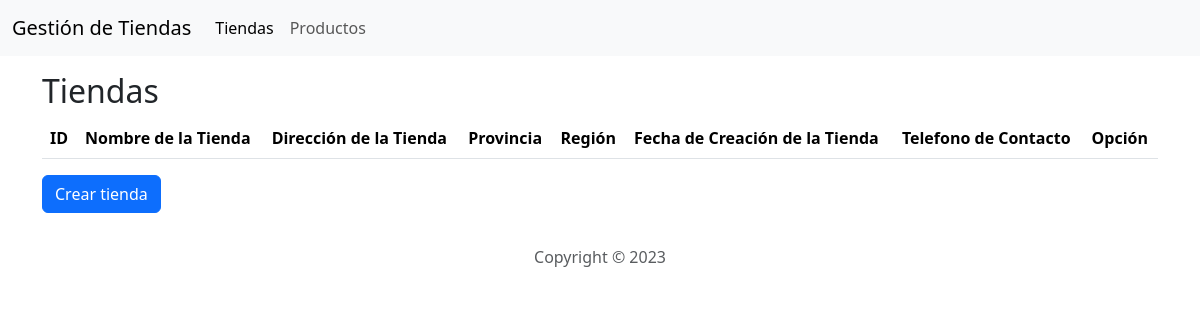
Before: /gestionTienda/ with the older database file.
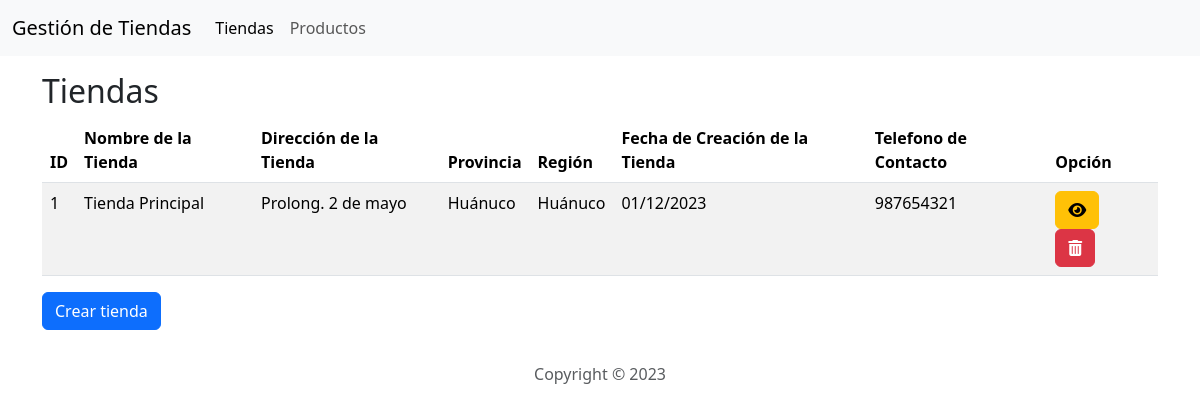
After: the same page with the newer database file.
### gestionTienda/models.py (models this page shows)
class tiendaInfo(models.Model):
    nombreTienda = models.CharField(max_length=32, blank=True, null=True)
    direccionTienda = models.CharField(max_length=32, blank=True, null=True)
    provinciaTienda = models.CharField(max_length=32, blank=True, null=True)
    regionTienda = models.CharField(max_length=32, blank=True, null=True)
    fechaCreacionTienda = models.CharField(max_length=32, blank=True, null=True)
    telefonoContactoTienda = models.CharField(max_length=32, blank=True, null=True)

### gestionTienda/views.py (the view)
# urls.py: path("", views.tiendas, name='tiendas'),
def tiendas(request):
    return render(request,'tiendas.html',{
        'lista_tiendas':tiendaInfo.objects.all()
    })

### gestionTienda/templates/tiendas.html (shortened to what this page needs)
<!DOCTYPE html>
<html lang="en">
<head>
  <link href="https://cdn.jsdelivr.net/npm/bootstrap@5.3.2/dist/css/bootstrap.min.css" rel="stylesheet">
  <link rel="stylesheet" href="https://cdnjs.cloudflare.com/ajax/libs/font-awesome/6.3.0/css/all.min.css" />
</head>
<body>
    <nav class="navbar navbar-expand-lg navbar-light bg-light">
      <div class="container-fluid">
        <a class="navbar-brand" href="/gestionTienda">Gestión de Tiendas</a>
        <div class="collapse navbar-collapse" id="navbarSupportedContent">
          <ul class="navbar-nav me-auto mb-2 mb-lg-0">
            <li class="nav-item">
              <a class="nav-link active" aria-current="page" href="/gestionTienda">Tiendas</a>
            </li>
            <li class="nav-item">
              <a class="nav-link" href="/gestionTienda/productos">Productos</a>
            </li>
          </ul>
        </div>
      </div>
    </nav>
    <main class="container py-3">
      <div class="row">
        <div class="col-md-12">
          <h2>Tiendas</h2>
          <table class="table table-striped">
            <thead>
              <tr>
                <th>ID</th>
                <th>Nombre de la Tienda</th>
                <th>Dirección de la Tienda</th>
                <th>Provincia</th>
                <th>Región</th>
                <th>Fecha de Creación de la Tienda</th>
                <th>Telefono de Contacto</th>
                <th>Opción</th>
              </tr>
            </thead>
            <tbody>
                {% for informacion_tienda in lista_tiendas %}
                <tr>
                    <td>{{informacion_tienda.id}}</td>
                    <td>{{informacion_tienda.nombreTienda}}</td>
                    <td>{{informacion_tienda.direccionTienda}}</td>
                    <td>{{informacion_tienda.provinciaTienda}}</td>
                    <td>{{informacion_tienda.regionTienda}}</td>
                    <td>{{informacion_tienda.fechaCreacionTienda}}</td>
                    <td>{{informacion_tienda.telefonoContactoTienda}}</td>
                    <td>
                        <a class="btn btn-warning" href="{% url 'gestionTienda:detTiendas' informacion_tienda.id %}"><i class="fa-solid fa-eye"></i></a>
                        <a class="btn btn-danger" href="{% url 'gestionTienda:eliminarTienda' informacion_tienda.id %}"><i class="fa-solid fa-trash-can"></i></a>
                    </td>
                </tr>
                {% endfor %}
            </tbody>
          </table>
          <button type="button" class="btn btn-primary" data-bs-toggle="modal" data-bs-target="#modalCrearTienda">Crear tienda</button>
        </div>
      </div>
  </main>
  <footer class="text-center text-muted py-3">
    <p>Copyright © 2023</p>
  </footer>
</body>
</html>

Changed rows visible on the page:
added tiendaInfo: id "1", nombreTienda "Tienda Principal", direccionTienda "Prolong. 2 de mayo", provinciaTienda "Huánuco", regionTienda "Huánuco", fechaCreacionTienda "01/12/2023", telefonoContactoTienda "987654321"
